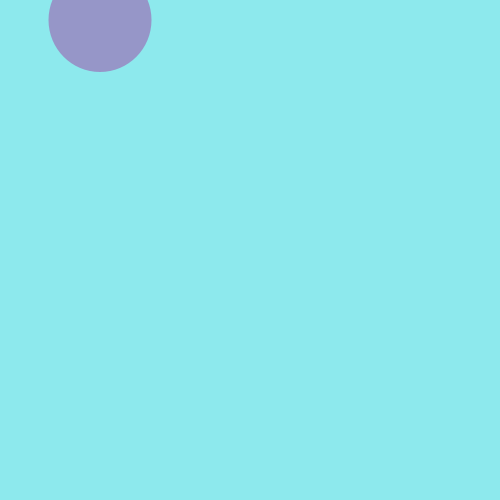
Frame 1 (no input)
Frame 60 (the mouse pressed at the canvas centre just before this capture): identical to frame 1, image omitted
Frame 120 (the mouse held since frame 60 and released just before this capture): identical to frame 1, image omitted

The Processing sketch that drew this single still picture (run headless with seeded random() and noise(); from frame 60 on, the mouse is pressed at the canvas centre):

// Processing sketch: fish
// ── fish.pde

void setup(){
size (500,500);}
void draw () {int foodx =100; int foody = 20; background (141,233,237);
fill( 150,  150,  200);
noStroke();
ellipse (foodx, foody, 103, 104);
}
